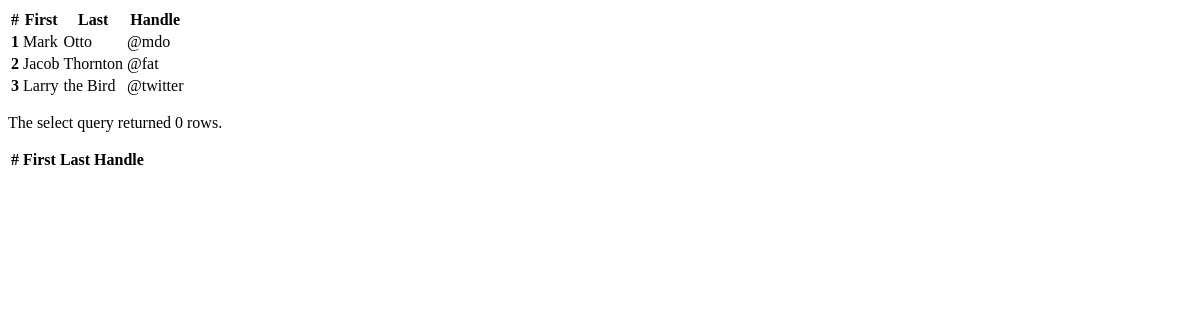
The app's page /admin/aa.php, older data.
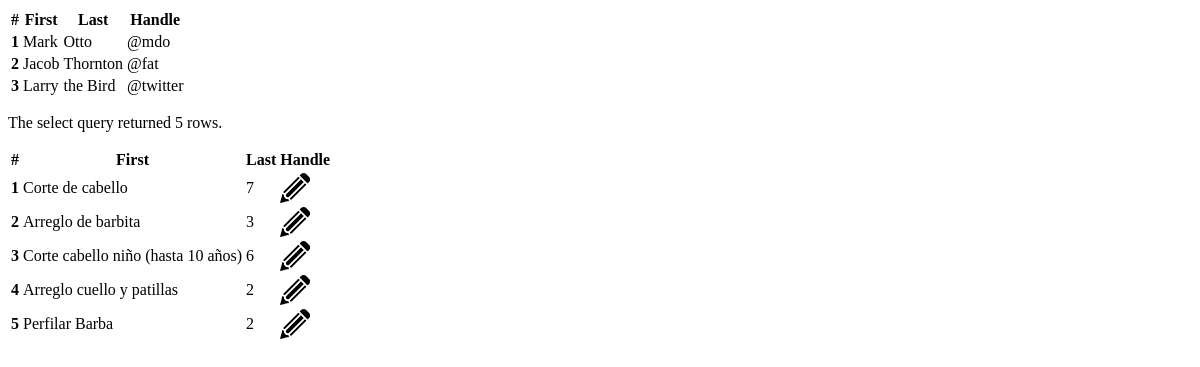
The same page, newer data.
### tables this page shows
CREATE TABLE `servicio` (
  `cod_servicio` int(11) NOT NULL AUTO_INCREMENT,
  `servicio` varchar(45) NOT NULL,
  `precio` int(11) NOT NULL,
  PRIMARY KEY (`cod_servicio`)
);

### admin/aa.php (the view, shortened to what this page needs)
<table class="table">
  <thead>
    <tr>
      <th scope="col">#</th>
      <th scope="col">First</th>
      <th scope="col">Last</th>
      <th scope="col">Handle</th>
    </tr>
  </thead>
  <tbody>
    <tr>
      <th scope="row">1</th>
      <td>Mark</td>
      <td>Otto</td>
      <td>@mdo</td>
    </tr>
    <tr>
      <th scope="row">2</th>
      <td>Jacob</td>
      <td>Thornton</td>
      <td>@fat</td>
    </tr>
    <tr>
      <th scope="row">3</th>
      <td>Larry</td>
      <td>the Bird</td>
      <td>@twitter</td>
    </tr>
  </tbody>
</table>
<html>
<head><title>CONSULTA</title></head>
<body>
<?php
$connection = new mysqli("localhost", "root", "2asirtriana", "proyecto");
$connection->set_charset("utf8");
if ($result = $connection->query("select * from servicio;")) {
    printf("<p>The select query returned %d rows.</p>", $result->num_rows);
?>
    <table class="table">
  <thead>
    <tr>
      <th scope="col">#</th>
      <th scope="col">First</th>
      <th scope="col">Last</th>
      <th scope="col">Handle</th>
    </tr>
  </thead>
    <tbody>
<?php
    while($obj = $result->fetch_object()) {
        echo"<tr>";
        echo"<th scope='row'>$obj->cod_servicio</th>";
        echo"<td>$obj->servicio</td>";
        echo"<td>$obj->precio</td>";
        echo"<td><a href=td><a href='editar_alumnos.php?n=Manuel&a=López&email=manuellopez@gmail.com'>
                <img src='lapiz.png'>
                </a></td>";
      echo'</tr>';
    }
}
?>
</tbody>
</table>

Row changes from the older to the newer data that the page shows:
added servicio: cod_servicio "1", servicio "Corte de cabello", precio "7"
added servicio: cod_servicio "2", servicio "Arreglo de barbita", precio "3"
added servicio: cod_servicio "3", servicio "Corte cabello niño (hasta 10 años)", precio "6"
added servicio: cod_servicio "4", servicio "Arreglo cuello y patillas", precio "2"
added servicio: cod_servicio "5", servicio "Perfilar Barba", precio "2"
Text that changed along with them:
$result->num_rows: "0" → "5"
